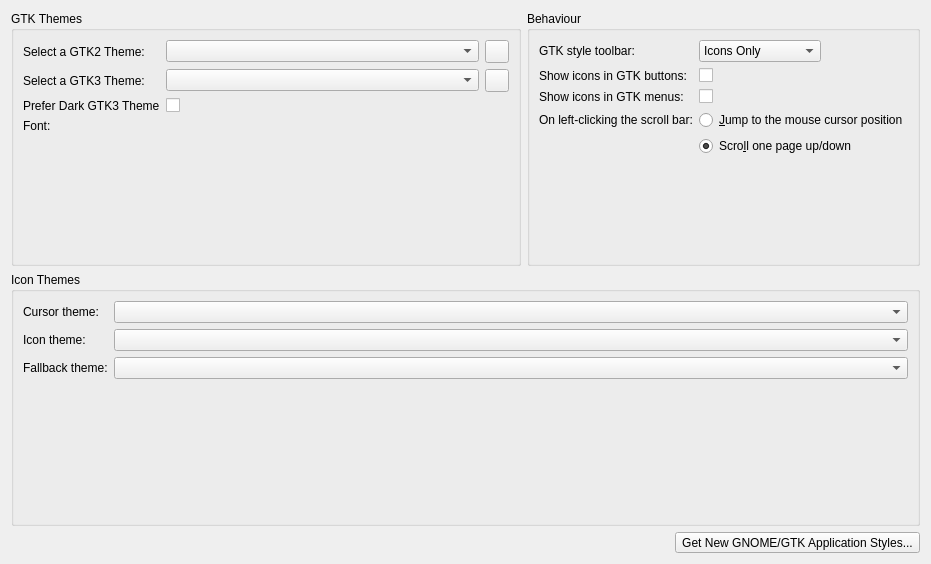
<?xml version="1.0" encoding="UTF-8"?>
<ui version="4.0">
 <class>GUI</class>
 <widget class="QWidget" name="GUI">
  <property name="geometry">
   <rect>
    <x>0</x>
    <y>0</y>
    <width>931</width>
    <height>564</height>
   </rect>
  </property>
  <layout class="QGridLayout" name="gridLayout">
   <item row="2" column="2">
    <widget class="QToolButton" name="newThemes">
     <property name="toolTip">
      <string>&lt;html&gt;&lt;head/&gt;&lt;body&gt;&lt;p&gt;Here you can find more GTK themes to try. You can either download them from the following websites.&lt;/p&gt;&lt;p&gt;Also you can download it from the opendesktop facilities as suggested below&lt;/p&gt;&lt;p align=&quot;center&quot;&gt;&lt;a href=&quot;http://gnome-look.org&quot;&gt;&lt;span style=&quot; text-decoration: underline; color:#0000ff;&quot;&gt;gnome-look.org&lt;/span&gt;&lt;/a&gt;&lt;br/&gt;&lt;a href=&quot;art.gnome.org&quot;&gt;&lt;span style=&quot; text-decoration: underline; color:#0000ff;&quot;&gt;art.gnome.org&lt;/span&gt;&lt;/a&gt;&lt;/p&gt;&lt;/body&gt;&lt;/html&gt;</string>
     </property>
     <property name="text">
      <string>Get New GNOME/GTK Application Styles...</string>
     </property>
     <property name="icon">
      <iconset theme="get-hot-new-stuff">
       <normaloff/>
      </iconset>
     </property>
     <property name="popupMode">
      <enum>QToolButton::InstantPopup</enum>
     </property>
     <property name="toolButtonStyle">
      <enum>Qt::ToolButtonTextBesideIcon</enum>
     </property>
    </widget>
   </item>
   <item row="1" column="0" colspan="3">
    <widget class="QGroupBox" name="groupBox_6">
     <property name="sizePolicy">
      <sizepolicy hsizetype="Preferred" vsizetype="Fixed">
       <horstretch>0</horstretch>
       <verstretch>0</verstretch>
      </sizepolicy>
     </property>
     <property name="maximumSize">
      <size>
       <width>16777215</width>
       <height>400</height>
      </size>
     </property>
     <property name="title">
      <string>Icon Themes</string>
     </property>
     <layout class="QFormLayout" name="formLayout_2">
      <item row="0" column="0">
       <widget class="QLabel" name="label_11">
        <property name="text">
         <string>Cursor theme:</string>
        </property>
        <property name="alignment">
         <set>Qt::AlignLeading|Qt::AlignLeft|Qt::AlignVCenter</set>
        </property>
       </widget>
      </item>
      <item row="0" column="1">
       <widget class="QComboBox" name="cb_cursor">
        <property name="sizePolicy">
         <sizepolicy hsizetype="Expanding" vsizetype="Fixed">
          <horstretch>0</horstretch>
          <verstretch>0</verstretch>
         </sizepolicy>
        </property>
       </widget>
      </item>
      <item row="1" column="0">
       <widget class="QLabel" name="label_10">
        <property name="text">
         <string>Icon theme:</string>
        </property>
        <property name="alignment">
         <set>Qt::AlignLeading|Qt::AlignLeft|Qt::AlignVCenter</set>
        </property>
       </widget>
      </item>
      <item row="1" column="1">
       <widget class="QComboBox" name="cb_icon">
        <property name="sizePolicy">
         <sizepolicy hsizetype="Expanding" vsizetype="Fixed">
          <horstretch>0</horstretch>
          <verstretch>0</verstretch>
         </sizepolicy>
        </property>
       </widget>
      </item>
      <item row="2" column="0">
       <widget class="QLabel" name="label_2">
        <property name="text">
         <string>Fallback theme:</string>
        </property>
        <property name="alignment">
         <set>Qt::AlignLeading|Qt::AlignLeft|Qt::AlignVCenter</set>
        </property>
       </widget>
      </item>
      <item row="2" column="1">
       <widget class="QComboBox" name="cb_icon_fallback">
        <property name="sizePolicy">
         <sizepolicy hsizetype="Expanding" vsizetype="Fixed">
          <horstretch>0</horstretch>
          <verstretch>0</verstretch>
         </sizepolicy>
        </property>
       </widget>
      </item>
      <item row="3" column="1">
       <layout class="QHBoxLayout" name="horizontalLayout">
        <item>
         <spacer name="horizontalSpacer">
          <property name="orientation">
           <enum>Qt::Horizontal</enum>
          </property>
          <property name="sizeHint" stdset="0">
           <size>
            <width>40</width>
            <height>20</height>
           </size>
          </property>
         </spacer>
        </item>
        <item>
         <widget class="QLabel" name="lb_prev_1">
          <property name="sizePolicy">
           <sizepolicy hsizetype="Fixed" vsizetype="Fixed">
            <horstretch>0</horstretch>
            <verstretch>0</verstretch>
           </sizepolicy>
          </property>
          <property name="minimumSize">
           <size>
            <width>48</width>
            <height>48</height>
           </size>
          </property>
          <property name="text">
           <string/>
          </property>
         </widget>
        </item>
        <item>
         <widget class="QLabel" name="lb_prev_2">
          <property name="sizePolicy">
           <sizepolicy hsizetype="Fixed" vsizetype="Fixed">
            <horstretch>0</horstretch>
            <verstretch>0</verstretch>
           </sizepolicy>
          </property>
          <property name="minimumSize">
           <size>
            <width>48</width>
            <height>48</height>
           </size>
          </property>
          <property name="text">
           <string/>
          </property>
         </widget>
        </item>
        <item>
         <widget class="QLabel" name="lb_prev_3">
          <property name="sizePolicy">
           <sizepolicy hsizetype="Fixed" vsizetype="Fixed">
            <horstretch>0</horstretch>
            <verstretch>0</verstretch>
           </sizepolicy>
          </property>
          <property name="minimumSize">
           <size>
            <width>48</width>
            <height>48</height>
           </size>
          </property>
          <property name="text">
           <string/>
          </property>
         </widget>
        </item>
        <item>
         <widget class="QLabel" name="lb_prev_4">
          <property name="sizePolicy">
           <sizepolicy hsizetype="Fixed" vsizetype="Fixed">
            <horstretch>0</horstretch>
            <verstretch>0</verstretch>
           </sizepolicy>
          </property>
          <property name="minimumSize">
           <size>
            <width>48</width>
            <height>48</height>
           </size>
          </property>
          <property name="text">
           <string/>
          </property>
         </widget>
        </item>
        <item>
         <widget class="QLabel" name="lb_prev_5">
          <property name="sizePolicy">
           <sizepolicy hsizetype="Fixed" vsizetype="Fixed">
            <horstretch>0</horstretch>
            <verstretch>0</verstretch>
           </sizepolicy>
          </property>
          <property name="minimumSize">
           <size>
            <width>48</width>
            <height>48</height>
           </size>
          </property>
          <property name="text">
           <string/>
          </property>
         </widget>
        </item>
        <item>
         <widget class="QLabel" name="lb_prev_6">
          <property name="sizePolicy">
           <sizepolicy hsizetype="Fixed" vsizetype="Fixed">
            <horstretch>0</horstretch>
            <verstretch>0</verstretch>
           </sizepolicy>
          </property>
          <property name="minimumSize">
           <size>
            <width>48</width>
            <height>48</height>
           </size>
          </property>
          <property name="text">
           <string/>
          </property>
         </widget>
        </item>
        <item>
         <widget class="QLabel" name="lb_prev_7">
          <property name="sizePolicy">
           <sizepolicy hsizetype="Fixed" vsizetype="Fixed">
            <horstretch>0</horstretch>
            <verstretch>0</verstretch>
           </sizepolicy>
          </property>
          <property name="minimumSize">
           <size>
            <width>48</width>
            <height>48</height>
           </size>
          </property>
          <property name="text">
           <string/>
          </property>
         </widget>
        </item>
        <item>
         <widget class="QLabel" name="lb_prev_8">
          <property name="sizePolicy">
           <sizepolicy hsizetype="Fixed" vsizetype="Fixed">
            <horstretch>0</horstretch>
            <verstretch>0</verstretch>
           </sizepolicy>
          </property>
          <property name="minimumSize">
           <size>
            <width>48</width>
            <height>48</height>
           </size>
          </property>
          <property name="text">
           <string/>
          </property>
         </widget>
        </item>
        <item>
         <widget class="QLabel" name="lb_prev_9">
          <property name="sizePolicy">
           <sizepolicy hsizetype="Fixed" vsizetype="Fixed">
            <horstretch>0</horstretch>
            <verstretch>0</verstretch>
           </sizepolicy>
          </property>
          <property name="minimumSize">
           <size>
            <width>48</width>
            <height>48</height>
           </size>
          </property>
          <property name="text">
           <string/>
          </property>
         </widget>
        </item>
        <item>
         <spacer name="horizontalSpacer_3">
          <property name="orientation">
           <enum>Qt::Horizontal</enum>
          </property>
          <property name="sizeHint" stdset="0">
           <size>
            <width>40</width>
            <height>20</height>
           </size>
          </property>
         </spacer>
        </item>
       </layout>
      </item>
     </layout>
    </widget>
   </item>
   <item row="0" column="0">
    <widget class="QGroupBox" name="groupBox_2">
     <property name="title">
      <string>GTK Themes</string>
     </property>
     <layout class="QFormLayout" name="formLayout_3">
      <item row="0" column="0">
       <widget class="QLabel" name="label_9">
        <property name="text">
         <string>Select a GTK2 Theme:</string>
        </property>
        <property name="alignment">
         <set>Qt::AlignLeading|Qt::AlignLeft|Qt::AlignVCenter</set>
        </property>
       </widget>
      </item>
      <item row="0" column="1">
       <layout class="QHBoxLayout" name="horizontalLayout_2">
        <item>
         <widget class="QComboBox" name="cb_theme">
          <property name="sizePolicy">
           <sizepolicy hsizetype="Expanding" vsizetype="Fixed">
            <horstretch>0</horstretch>
            <verstretch>0</verstretch>
           </sizepolicy>
          </property>
         </widget>
        </item>
        <item>
         <widget class="QToolButton" name="gtk2Preview">
          <property name="toolTip">
           <string>Preview theme</string>
          </property>
          <property name="checkable">
           <bool>true</bool>
          </property>
         </widget>
        </item>
       </layout>
      </item>
      <item row="1" column="0">
       <widget class="QLabel" name="label_21">
        <property name="text">
         <string>Select a GTK3 Theme:</string>
        </property>
        <property name="alignment">
         <set>Qt::AlignLeading|Qt::AlignLeft|Qt::AlignVCenter</set>
        </property>
       </widget>
      </item>
      <item row="1" column="1">
       <layout class="QHBoxLayout" name="horizontalLayout_3">
        <item>
         <widget class="QComboBox" name="cb_theme_gtk3">
          <property name="sizePolicy">
           <sizepolicy hsizetype="Expanding" vsizetype="Fixed">
            <horstretch>0</horstretch>
            <verstretch>0</verstretch>
           </sizepolicy>
          </property>
         </widget>
        </item>
        <item>
         <widget class="QToolButton" name="gtk3Preview">
          <property name="toolTip">
           <string>Preview theme</string>
          </property>
          <property name="checkable">
           <bool>true</bool>
          </property>
         </widget>
        </item>
       </layout>
      </item>
      <item row="3" column="0">
       <widget class="QLabel" name="label_3">
        <property name="text">
         <string>Font:</string>
        </property>
       </widget>
      </item>
      <item row="3" column="1">
       <widget class="KFontRequester" name="font"/>
      </item>
      <item row="2" column="1">
       <widget class="QCheckBox" name="checkBox_theme_gtk3_prefer_dark">
        <property name="text">
         <string/>
        </property>
       </widget>
      </item>
      <item row="2" column="0">
       <widget class="QLabel" name="label_5">
        <property name="text">
         <string>Prefer Dark GTK3 Theme</string>
        </property>
       </widget>
      </item>
     </layout>
    </widget>
   </item>
   <item row="2" column="0" colspan="2">
    <spacer name="horizontalSpacer_2">
     <property name="orientation">
      <enum>Qt::Horizontal</enum>
     </property>
     <property name="sizeHint" stdset="0">
      <size>
       <width>537</width>
       <height>20</height>
      </size>
     </property>
    </spacer>
   </item>
   <item row="0" column="1" colspan="2">
    <widget class="QGroupBox" name="groupBox_3">
     <property name="title">
      <string>Behaviour</string>
     </property>
     <layout class="QFormLayout" name="formLayout">
      <property name="fieldGrowthPolicy">
       <enum>QFormLayout::ExpandingFieldsGrow</enum>
      </property>
      <item row="0" column="0">
       <widget class="QLabel" name="label">
        <property name="text">
         <string>GTK style toolbar:</string>
        </property>
       </widget>
      </item>
      <item row="0" column="1">
       <widget class="QComboBox" name="cb_toolbar_icons">
        <item>
         <property name="text">
          <string>Icons Only</string>
         </property>
        </item>
        <item>
         <property name="text">
          <string>Text Only</string>
         </property>
        </item>
        <item>
         <property name="text">
          <string>Text Under Icons</string>
         </property>
        </item>
        <item>
         <property name="text">
          <string>Text After Icons</string>
         </property>
        </item>
       </widget>
      </item>
      <item row="1" column="0">
       <widget class="QLabel" name="label_22">
        <property name="text">
         <string>Show icons in GTK buttons:</string>
        </property>
       </widget>
      </item>
      <item row="1" column="1">
       <widget class="QCheckBox" name="checkBox_icon_gtk_buttons">
        <property name="text">
         <string/>
        </property>
       </widget>
      </item>
      <item row="2" column="0">
       <widget class="QLabel" name="label_23">
        <property name="text">
         <string>Show icons in GTK menus:</string>
        </property>
       </widget>
      </item>
      <item row="2" column="1">
       <widget class="QCheckBox" name="checkBox_icon_gtk_menus">
        <property name="text">
         <string/>
        </property>
       </widget>
      </item>
      <item row="3" column="0">
       <widget class="QLabel" name="label_4">
        <property name="text">
         <string>On left-clicking the scroll bar:</string>
        </property>
       </widget>
      </item>
      <item row="4" column="1">
       <widget class="QRadioButton" name="radioButton_dont_warp">
        <property name="text">
         <string>Scro&amp;ll one page up/down</string>
        </property>
        <property name="checked">
         <bool>true</bool>
        </property>
        <attribute name="buttonGroup">
         <string notr="true">buttonGroup_primary_button_warps_slider</string>
        </attribute>
       </widget>
      </item>
      <item row="3" column="1">
       <widget class="QRadioButton" name="radioButton_warp">
        <property name="text">
         <string>&amp;Jump to the mouse cursor position</string>
        </property>
        <attribute name="buttonGroup">
         <string notr="true">buttonGroup_primary_button_warps_slider</string>
        </attribute>
       </widget>
      </item>
     </layout>
    </widget>
   </item>
  </layout>
 </widget>
 <customwidgets>
  <customwidget>
   <class>KFontRequester</class>
   <extends>QWidget</extends>
   <header>kfontrequester.h</header>
  </customwidget>
 </customwidgets>
 <resources/>
 <connections/>
 <buttongroups>
  <buttongroup name="buttonGroup_primary_button_warps_slider"/>
 </buttongroups>
</ui>
